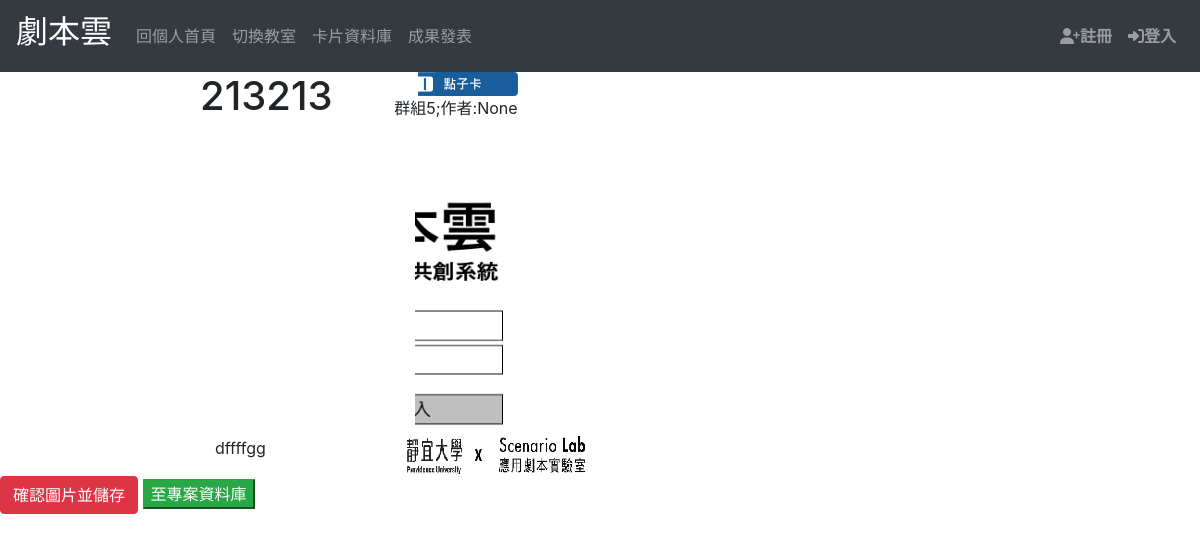
The page /preview_card1/6 on the database its author committed.
### pbltest/models.py (models this page shows, shortened)
class RowCard(models.Model):
    title = models.CharField(max_length=100)
    author = models.ForeignKey('login.User', on_delete=models.CASCADE, null=True, blank=True)
    context = models.TextField(blank=True)
    context1 = models.TextField(blank=True)
    context2 = models.TextField(blank=True)
    created_date = models.DateTimeField(auto_now_add=True, null=True, blank=True)
    published_date = models.DateTimeField(auto_now=True, null=True, blank=True)
    cover = models.ForeignKey('UPCard', on_delete=models.CASCADE, null=True, blank=True)
    group = models.ForeignKey('login.Group', on_delete=models.CASCADE, null=True, blank=True)
    activate = models.ForeignKey('login.CreateActivate', on_delete=models.CASCADE, null=True, blank=True)
    class Meta:
        verbose_name_plural = "row_Card"

class UPCard(models.Model):
    title = models.CharField(max_length=100)
    author = models.ForeignKey('login.User', on_delete=models.CASCADE, null=True, blank=True)
    pdf = models.FileField(upload_to="media/card/img/", null=True, blank=True)
    cover = models.ImageField(upload_to="card/covers/", null=True, blank=True)
    class_material = models.CharField(max_length=100, null=True)
    group = models.ForeignKey('login.Group', on_delete=models.CASCADE, null=True, blank=True)
    activate = models.ForeignKey('login.CreateActivate', on_delete=models.CASCADE, null=True, blank=True)
    thumbnail = models.CharField(max_length=100, null=True)

### login/models.py (models this page shows)
class Group(models.Model):
    group = models.CharField(max_length=128, null=True, blank=True)
    group_user = models.ManyToManyField(User, blank=True, related_name='user_user')
    activate = models.ForeignKey('CreateActivate', on_delete=models.CASCADE, blank=True)
    def __str__(self):
        return self.group

### pbltest/views.py (the view)
# urls.py: path('preview_card1/<int:pk>', preview_card1, name='preview_card1'),
def preview_card1(request, pk):
    unit = RowCard.objects.get(id=pk)
    context = {
        'unit': unit
    }
    test = TestCard()
    if request.method == "POST":
        test.base_img = request.POST.get('result1')
        test.base_card1_id = unit.pk
        test.groups_id = unit.group.id
        test.save()
    return render(request,  'final_card1.html', context)

### templates/final_card1.html
{% extends 'base.html' %}
{% block content %}
    {% include 'Card/final_card1.html' %}
{% endblock %}

### templates/Card/final_card1.html (shortened to what this page needs)
{% load staticfiles %}
        <div class="col-md-6" id="chart3">
            <div class="row">
                <div class="col-md-4">
                </div>
                <div class="coi-md-4">
                    <h1>{{ unit.title }}</h1>
                </div>
                <div class="col-md-4 ">
                    <img src="{% static "images/卡片元素-02.png" %}" width="100px;" style="float:right;"><br>
                    <p style="float:right;'">作者:{{ unit.author}}</p>
                    <p id = "group" style="float:right;'">{{ unit.group}};</p>
                </div>
            </div>
            <div class="row">
                <div class="col-md-6"></div>
                <div class="col-md-2">
                 </div>
                <div class="col-md-4">
                    <img src="/{{ unit.cover.thumbnail }}" style="width: 300px;height: 300px"/>
                </div>
            </div>
    <div class="row">
        <div class="col-md-4">
        </div>
        <div class="col-md-4">
            {{ unit.context1 }}
        </div>
        <div class="col-md-4">
            <img src="{% static "images/卡片元素-07.png" %}" style="float:right;height: 40px;width: 180px">
        </div>
        </div>
        </div>
<button id="btnSave" class="btn btn-danger" onclick="screenshot1()">確認圖片並儲存</button>
<a href={% url "card_manage" %}> <button class="btn-success">至專案資料庫</button></a>
</body>

### rows shown on the page
RowCard: title "213213", author "None", group "群組5", cover.thumbnail (picture), context1 "dffffgg"
